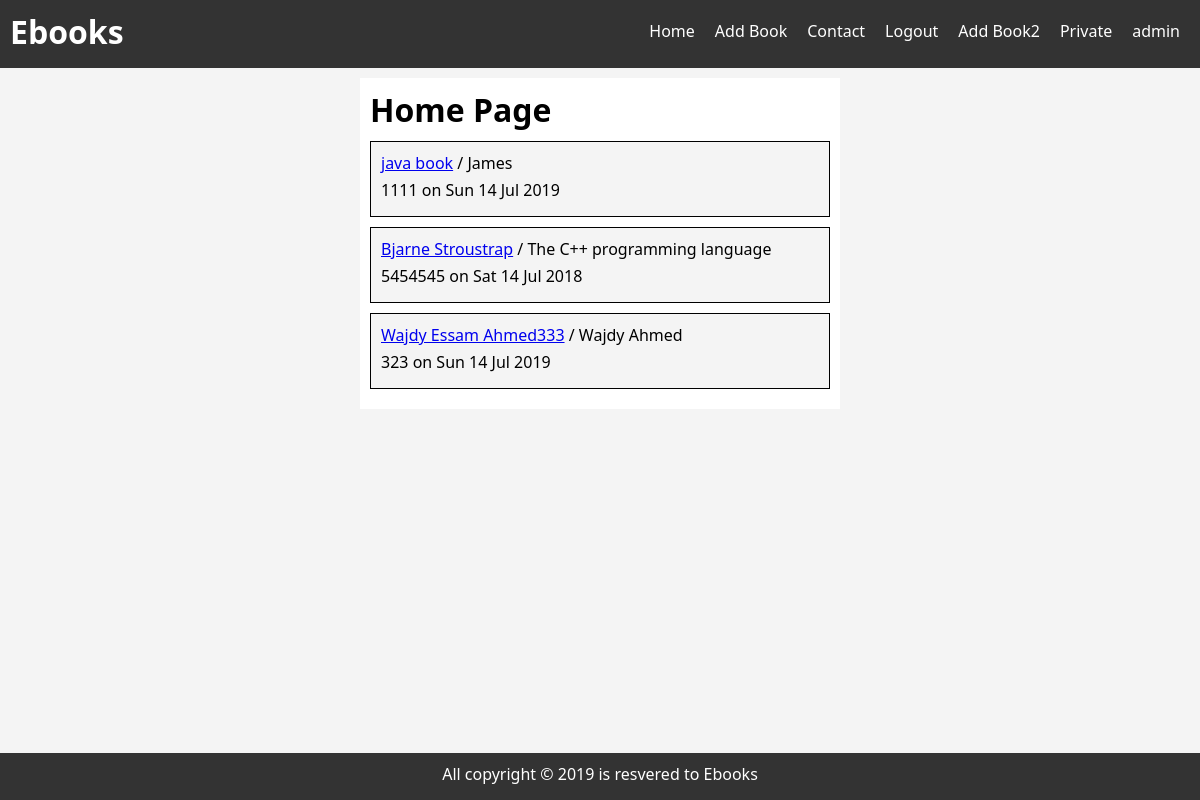
The app's page / (signed in) with its own data.
### ebooks_app/models.py (models this page shows, shortened)
class Book(models.Model):
    name = models.CharField(max_length=100)
    isbn = models.CharField(max_length=20)
    author = models.CharField(max_length=30)
    publish_on = models.DateTimeField(default=timezone.now)
    added_on = models.DateTimeField(auto_now_add=True)
    updated_on = models.DateTimeField(auto_now=True)
    picture = models.ImageField(upload_to='book_pics')
    about = models.TextField()
    def get_absolute_url(self):
        return reverse('detail', args=[str(self.id)])

### ebooks_app/views.py (the view)
# urls.py: path('', views.index, name='home'),
def index(request):
    books = Book.objects.all()
    data = {
        'books': books
     }
    return render(request, 'index.html', data)

### templates/index.html (shortened to what this page needs)
{% extends 'base.html' %}
{% block body %}
<div class="container">
    <h1>Home Page</h1>
    {% for i in books%}
    <div class="box">
        <p><a href="{{i.get_absolute_url}}">{{i.name}}</a> / {{i.author}}</p>
        <p>{{i.isbn}} on {{i.publish_on |date:"D d M Y"}}</p>
    </div>
    {% empty %}
    <p>No books is found</p>
    {% endfor %}
</div>
{% endblock %}

### templates/base.html (shortened to what this page needs)
<!DOCTYPE html>
{% load static %}
<html lang="en">
<head>
    <link rel="stylesheet" href="{% static 'style.css'%}">
</head>
<body>
    <div class="navbar">
        <h1>Ebooks</h1>
        <ul>
            <li><a href="{% url 'home' %}">Home</a></li>
            <li><a href="{% url 'add' %}">Add Book</a></li>
            <li><a href="{% url 'contact' %}">Contact</a></li>
            {% if user.is_authenticated %}
                <li><a href="{% url 'logout' %}">Logout</a></li>
            {% else %}
                <li><a href="{% url 'register' %}">Register</a></li>
                <li><a href="{% url 'login' %}">Login</a></li>
            {% endif %}
            <li><a href="{% url 'add-book' %}">Add Book2</a></li>
            <li><a href="{% url 'private' %}">Private</a></li>
            <li><a href="#">{{user.username}}</a></li>
        </ul>
    </div>
    {% block body %}
    {% endblock %}
    <div class="footer">
        <p>All copyright &copy; 2019 is resvered to Ebooks</p>
    </div>
</body>
</html>

### static/style.css (style rules this page uses)
* { padding: 0; margin: 0; box-sizing: border-box; }
h1, h2, h3, p { margin-bottom: 5px; }
body { background-color: #f4f4f4; font-family: 'Segoe UI', Tahoma, Geneva, Verdana, sans-serif; }
.container { width: 40%; margin: 10px auto; padding: 10px; background-color: white; }
.box { background-color: #f4f4f4; padding: 10px; margin: 10px 0; border: 1px solid black; }
.navbar { background-color: #333; color: white; padding: 10px; overflow: hidden; }
.navbar h1 { float: left; }
.navbar ul { float: right; list-style: none; }
.navbar ul li { float: left; padding: 10px; }
.navbar ul li a { color: white; text-decoration: none; }
.footer { background-color: #333; color: white; text-align: center; padding: 10px; position:fixed; bottom:0; width: 100%; }

### records on screen
Book: name "java book", author "James", isbn "1111", publish_on "Sun 14 Jul 2019"
Book: name "Bjarne Stroustrap", author "The C++ programming language", isbn "5454545", publish_on "Sat 14 Jul 2018"
Book: name "Wajdy Essam Ahmed333", author "Wajdy Ahmed", isbn "323", publish_on "Sun 14 Jul 2019"

### other values on screen
{{ user.username }} "admin"
